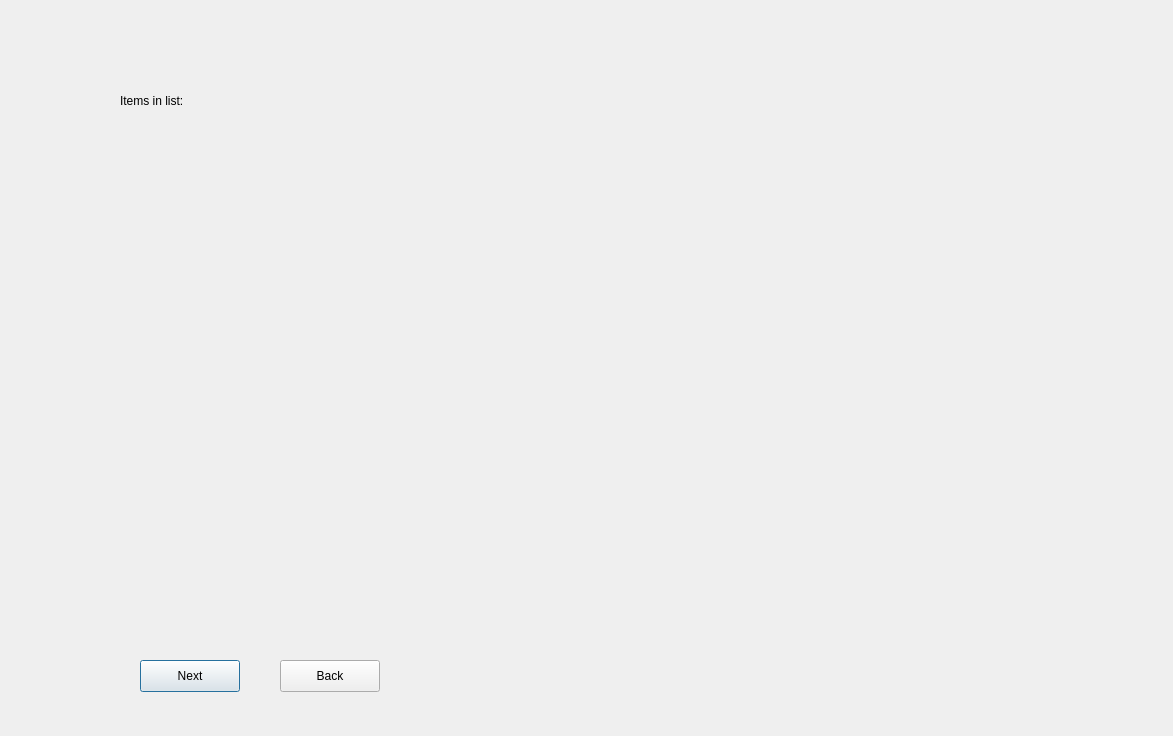
<?xml version="1.0" encoding="UTF-8"?>
<ui version="4.0">
 <class>shoppingcart</class>
 <widget class="QDialog" name="shoppingcart">
  <property name="geometry">
   <rect>
    <x>0</x>
    <y>0</y>
    <width>1173</width>
    <height>736</height>
   </rect>
  </property>
  <property name="windowTitle">
   <string>Dialog</string>
  </property>
  <widget class="QLabel" name="label_itemslist">
   <property name="geometry">
    <rect>
     <x>120</x>
     <y>80</y>
     <width>171</width>
     <height>41</height>
    </rect>
   </property>
   <property name="text">
    <string>Items in list:</string>
   </property>
  </widget>
  <widget class="QLabel" name="label_itemsincartwidget">
   <property name="geometry">
    <rect>
     <x>140</x>
     <y>140</y>
     <width>531</width>
     <height>361</height>
    </rect>
   </property>
   <property name="text">
    <string/>
   </property>
  </widget>
  <widget class="QPushButton" name="pushButton_nextcart">
   <property name="geometry">
    <rect>
     <x>140</x>
     <y>660</y>
     <width>100</width>
     <height>32</height>
    </rect>
   </property>
   <property name="text">
    <string>Next</string>
   </property>
  </widget>
  <widget class="QPushButton" name="pushButton_backcart">
   <property name="geometry">
    <rect>
     <x>280</x>
     <y>660</y>
     <width>100</width>
     <height>32</height>
    </rect>
   </property>
   <property name="text">
    <string>Back</string>
   </property>
  </widget>
 </widget>
 <resources/>
 <connections/>
</ui>
